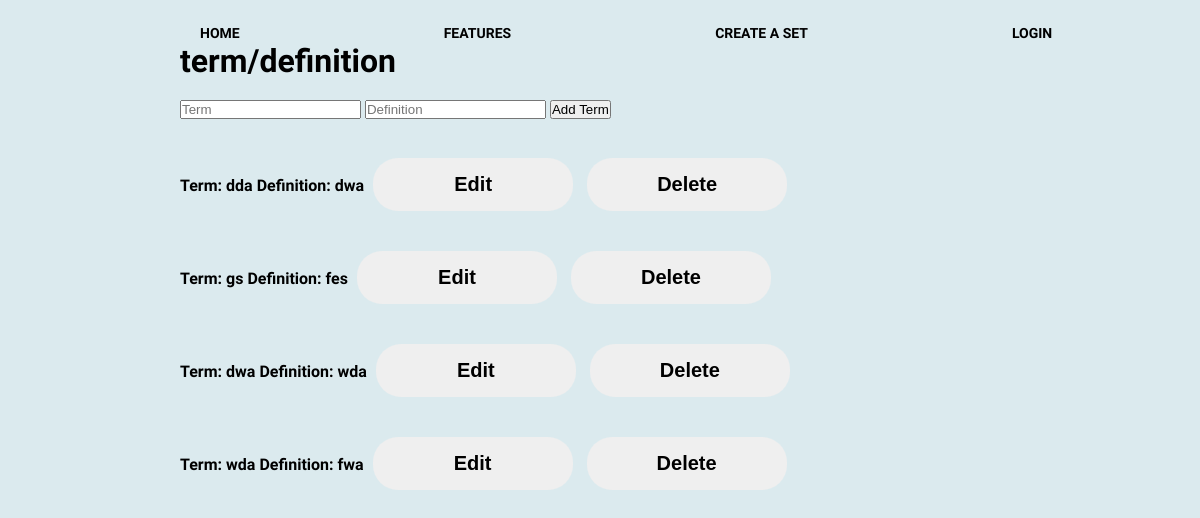
/sets/5, run on an earlier commit of the app's database.
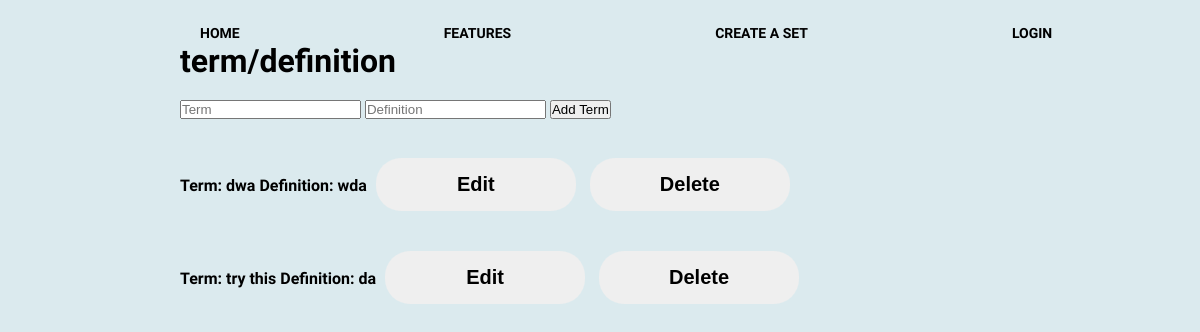
And on a later commit of the database.
### app.py (models this page shows)
class Term(db.Model):
    id = db.Column(db.Integer, primary_key=True)
    term = db.Column(db.String(255), nullable=False)
    definition = db.Column(db.String(255), nullable=False)
    set_id = db.Column(db.Integer, db.ForeignKey('set.id'), nullable=False)

### app.py (the view)
@app.route('/sets/<int:set_id>', methods=['GET', 'POST'])
def specific_sets(set_id):
    if request.method == "POST":
        termForm = request.form['term']
        definitionForm = request.form['definition']
        set_data = Set.query.get_or_404(set_id)
        pair = Term(term=termForm, definition=definitionForm, set_id=set_id)
        try:
            db.session.add(pair)
            db.session.commit()
            return redirect(url_for('specific_sets', set_id=set_id))
        except Exception as e:
            print(f"Error: {e}")
            return "Oops! Something went wrong."
    else:
        set_data = Set.query.get_or_404(set_id)
        terms = Term.query.filter_by(set_id=set_id).all()
        return render_template('sets.html', set_data=set_data, terms=terms, set_id=set_id)

### templates/sets.html (shortened to what this page needs)
{% extends "base.html" %}
{% block content %}
<body>
    <div class="container">
        <h1>term/definition</h1>
        <br/>
        <form action="{{ url_for('specific_sets', set_id=set_id)}}" METHOD="POST">
            <input type="text" placeholder="Term" name="term">
            <input type="text" placeholder="Definition" name="definition">
            <input type="submit" value="Add Term" class="button">
        </form>
        <br/>
        {% for term in set_data.terms %}
            <p>
                Term: {{ term.term }} Definition: {{ term.definition }}
                <a href="{{ url_for('edit_pair', set_id=set_id, term_id=term.id)}}" class="button"><button>Edit</button></a>
                <a href="{{ url_for('delete_pair', set_id=set_id, term_id=term.id)}}" class="button"><button>Delete</button></a>
            </p>
        {% endfor %}
    </div>
</body>
{% endblock %}

### templates/base.html (shortened to what this page needs)
<!DOCTYPE html>
<html lang="en">
<head>
        <link rel="stylesheet" href= "../static/css/navbardesgin.css">
</head>
<nav>
    <u1 class = "primary-nav">
            <li class = "current"><a href="{{ url_for('home')}}">Home</a></li>
            <li><a href = "{{ url_for('features')}}">Features</a></li>
            <li><a href = "{{ url_for('create_set')}}">Create A Set</a></li>
            <li><a href = "{{ url_for('login')}}">Login</a></li>
</nav>
{% block content %}
{% endblock %}
</html>

### static/css/navbardesgin.css (style rules this page uses)
body { margin: 0; background: rgb(219, 234, 238); font-family: 'Work Sans', sans-serif; font-weight: 800; }
.container { width: 70%; margin: 0 auto; }
nav { float: left; }
nav li { display: inline-block; margin-left: 200px; padding-top: 23px; position: relative; }
nav a { color: rgb(0, 0, 0); text-decoration: none; text-transform: uppercase; font-size: 14px; }
nav a::before { content: ''; display: block; height: 10px; background-color: rgb(0, 0, 0); position: absolute; top: 0; width: 0%; transition: all ease-in-out 250ms; }
button { width: 200px; padding: 15px; margin: 20px 5px; text-align: center; border-radius: 25px; color: black; border: 2px; font-size: 20px; cursor: pointer; font-weight: 600; }
* { margin: 0; padding: 0; }

What changed in the data, as far as the page shows it:
removed Term: term "dda", definition "dwa"
removed Term: term "gs", definition "fes"
removed Term: term "wda", definition "fwa"
added Term: term "try this", definition "da"
